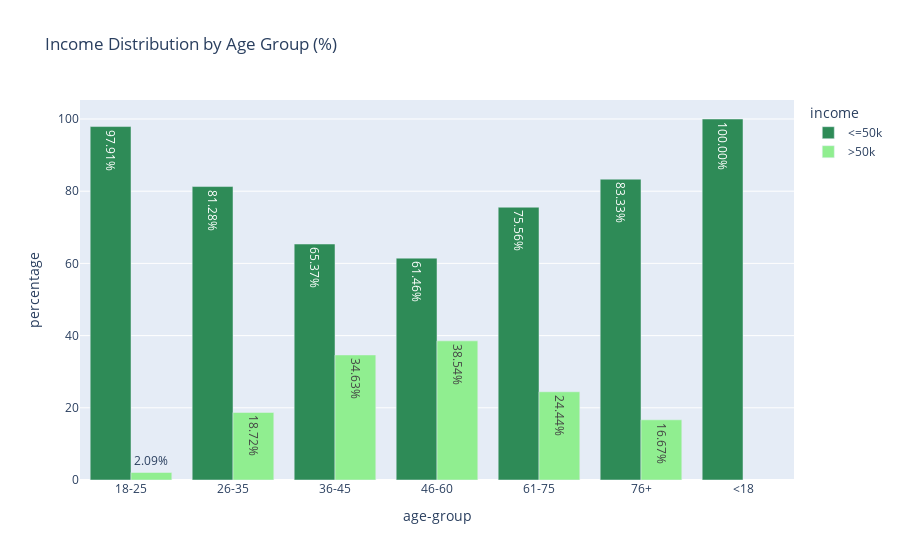

This figure's notebook cell:
### Code cell
fig = px.bar(
    adult_df_income_age,
    x = 'age-group',
    y = 'percentage',
    color = 'income',
    title = 'Income Distribution by Age Group (%)',
    barmode = 'group',
    color_discrete_sequence=['seagreen','lightgreen'],
    text = 'percentage'
)
fig.update_traces(texttemplate='%{text:.2f}%')
fig.show()

### Figure 1 — Plotly figure (JSON) as saved in the notebook; plotly's stock layout.template omitted (floating-point values rounded to 4 significant figures)
{"data": [{"alignmentgroup": "True", "hovertemplate": "income=<=50k<br>age-group=%{x}<br>percentage=%{text}<extra></extra>", "legendgroup": "<=50k", "marker": {"color": "seagreen", "pattern": {"shape": ""}}, "name": "<=50k", "offsetgroup": "<=50k", "orientation": "v", "showlegend": true, "text": [97.91, 81.28, 65.37, 61.46, 75.56, 83.33, 100], "textposition": "auto", "texttemplate": "%{text:.2f}%", "type": "bar", "x": ["18-25", "26-35", "36-45", "46-60", "61-75", "76+", "<18"], "xaxis": "x", "y": [97.91, 81.28, 65.37, 61.46, 75.56, 83.33, 100], "yaxis": "y"}, {"alignmentgroup": "True", "hovertemplate": "income=>50k<br>age-group=%{x}<br>percentage=%{text}<extra></extra>", "legendgroup": ">50k", "marker": {"color": "lightgreen", "pattern": {"shape": ""}}, "name": ">50k", "offsetgroup": ">50k", "orientation": "v", "showlegend": true, "text": [2.093, 18.72, 34.63, 38.54, 24.44, 16.67], "textposition": "auto", "texttemplate": "%{text:.2f}%", "type": "bar", "x": ["18-25", "26-35", "36-45", "46-60", "61-75", "76+"], "xaxis": "x", "y": [2.093, 18.72, 34.63, 38.54, 24.44, 16.67], "yaxis": "y"}], "layout": {"autosize": true, "barmode": "group", "legend": {"title": {"text": "income"}, "tracegroupgap": 0}, "title": {"text": "Income Distribution by Age Group (%)"}, "xaxis": {"anchor": "y", "autorange": true, "domain": [0, 1], "range": [-0.5, 6.5], "title": {"text": "age-group"}, "type": "category"}, "yaxis": {"anchor": "x", "autorange": true, "domain": [0, 1], "range": [0, 105.3], "title": {"text": "percentage"}, "type": "linear"}}}
